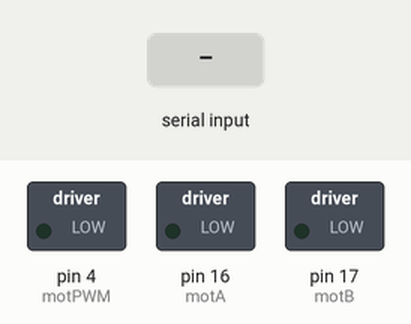
Bench run of a sketch on a simulated Arduino Uno, built with avr-gcc and run on an emulated ATmega328P. On the bench: switched loads named in the sketch (green lamp = pin HIGH). The test bench sets the inputs (shaded band).

Above: at 1.2 s.
1.3 s: "30,150\n" received over Serial
At 2.1 s:
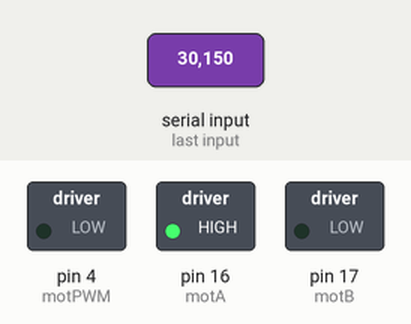
3.8 s: "90,45\n" received over Serial
At 6.0 s:
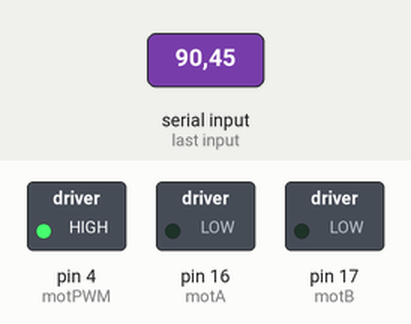
6.3 s: "200\n" received over Serial
At 8.0 s:
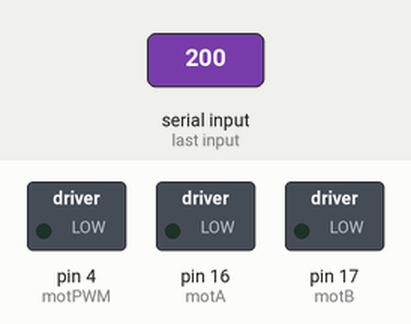
8.7 s: "5\n" received over Serial
At 9.1 s:
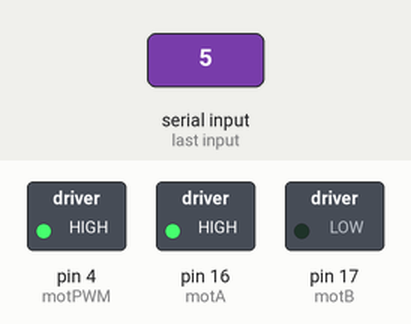
Timing chart, 0 to 11.7 s (numbered marks = the images above; inputs shaded):
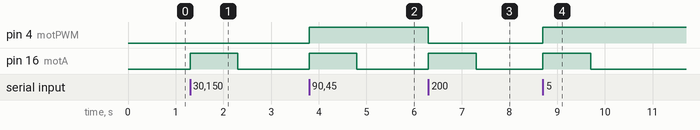

Measured:
- after the input at 1.3 s, pin 16 (motA): LOW → HIGH at once, → LOW 1.0 s later
- after the input at 3.8 s, pin 4 (motPWM): LOW → HIGH at once; pin 16 (motA): LOW → HIGH at once, → LOW 1.0 s later
- after the input at 6.3 s, pin 4 (motPWM): HIGH → LOW at once; pin 16 (motA): LOW → HIGH at once, → LOW 1.0 s later
- after the input at 8.7 s, pin 4 (motPWM): LOW → HIGH at once; pin 16 (motA): LOW → HIGH at once, → LOW 1.0 s later

The sketch:

ExampleMotor.ino
```cpp
#define motPWM 4
#define motA 16
#define motB 17

void setup() {
  Serial.begin(115200);

  pinMode(motPWM, OUTPUT);
  pinMode(motA, OUTPUT);
  pinMode(motB, OUTPUT);
}

void loop() {
  if(Serial.available() > 0){
    float thr = Serial.parseFloat();
    if(thr == 0){
      digitalWrite(motA, LOW);
      digitalWrite(motB, LOW);
    }
    else if(thr > 0){
      digitalWrite(motA, HIGH);
      digitalWrite(motB, LOW);
      analogWrite(motPWM, int(thr * 255));
    }
    else{
      digitalWrite(motA, LOW);
      digitalWrite(motB, HIGH);
      analogWrite(motPWM, int(-thr * 255));
    }
  }

}
```
